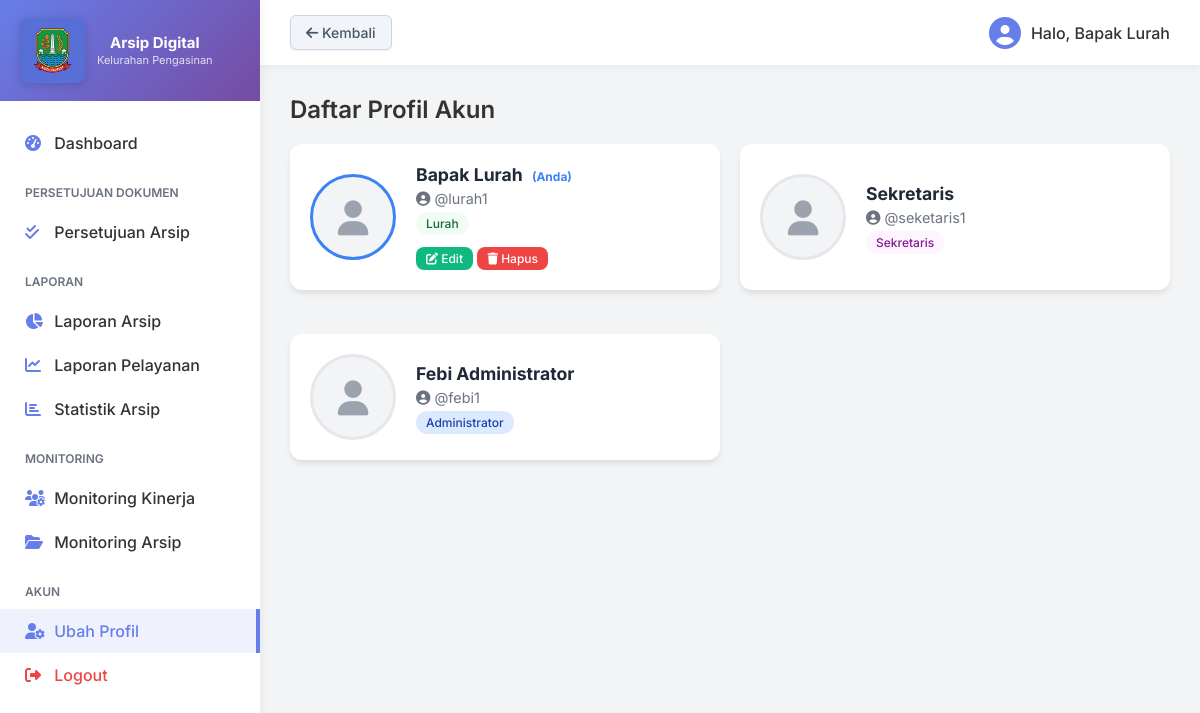
Screenshot of /profil.php (signed in) with the database file from the repository.
### tables this page shows
CREATE TABLE IF NOT EXISTS users (
    id INT AUTO_INCREMENT PRIMARY KEY,
    username VARCHAR(50) NOT NULL UNIQUE,
    password VARCHAR(255) NOT NULL,
    nama VARCHAR(100) NOT NULL,
    foto VARCHAR(255) NULL,
    role ENUM('admin', 'sekretaris', 'lurah') DEFAULT 'admin'
);

### profil.php (the view, shortened to what this page needs)
<?php
include 'header.php';
$query = mysqli_query($conn, "SELECT * FROM users ORDER BY id DESC");
?>
<div class="header-action">
    <h2 class="page-title" style="margin-bottom:0;">Daftar Profil Akun</h2>
</div>
<div class="stats-grid" style="grid-template-columns: repeat(auto-fill, minmax(350px, 1fr)); gap: 20px;">
    <?php if(mysqli_num_rows($query) > 0): ?>
        <?php while($row = mysqli_fetch_assoc($query)): ?>
            <?php
                $foto_raw = !empty($row['foto']) ? 'uploads/profil/' . $row['foto'] : '';
                $foto_display = !empty($row['foto']) ? 'uploads/profil/' . htmlspecialchars($row['foto']) : '';
                $has_foto = !empty($foto_raw) && file_exists($foto_raw);
                $is_current_user = ($row['id'] == $_SESSION['user_id']);
            ?>
            <div class="card" style="display:flex; align-items:center; padding: 20px; gap: 20px; position: relative;">
                <div style="flex-shrink: 0;">
                    <?php if($has_foto): ?>
                        <img src="<?= $foto_display ?>" alt="Profil" style="width: 80px; height: 80px; border-radius: 50%; object-fit: cover; border: 3px solid <?= $is_current_user ? '#3b82f6' : '#e5e7eb' ?>;">
                    <?php else: ?>
                        <div style="width: 80px; height: 80px; border-radius: 50%; background: #f3f4f6; display: flex; align-items: center; justify-content: center; border: 3px solid <?= $is_current_user ? '#3b82f6' : '#e5e7eb' ?>;">
                            <i class="fas fa-user" style="font-size: 35px; color: #9ca3af;"></i>
                        </div>
                    <?php endif; ?>
                </div>
                <div style="flex-grow: 1;">
                    <h3 style="margin: 0 0 5px 0; color: #1f2937; font-size: 1.1rem;">
                        <?= htmlspecialchars($row['nama']) ?>
                        <?php if($is_current_user): ?>
                            <span style="font-size: 12px; color: #3b82f6; margin-left: 5px;">(Anda)</span>
                        <?php endif; ?>
                    </h3>
                    <p style="margin: 0 0 5px 0; color: #6b7280; font-size: 0.9rem;"><i class="fas fa-user-circle"></i> @<?= htmlspecialchars($row['username']) ?></p>
                    <?php
                        if (isset($row['role'])) {
                            if ($row['role'] == 'sekretaris') {
                                $role_display = 'Sekretaris';
                                $role_color = '#fdf4ff';
                                $role_text = '#86198f';
                            } elseif ($row['role'] == 'lurah') {
                                $role_display = 'Lurah';
                                $role_color = '#f0fdf4';
                                $role_text = '#166534';
                            } else {
                                $role_display = 'Administrator';
                                $role_color = '#dbeafe';
                                $role_text = '#1e40af';
                            }
                        } else {
                            $role_display = 'Administrator';
                            $role_color = '#dbeafe';
                            $role_text = '#1e40af';
                        }
                    ?>
                    <span class="badge" style="background: <?= $role_color ?>; color: <?= $role_text ?>; font-size: 0.75rem;"><?= $role_display ?></span>
                    <?php if($is_current_user): ?>
                    <div style="margin-top: 15px;">
                        <a href="edit_profil.php?id=<?= $row['id'] ?>" class="btn" style="padding: 4px 10px; font-size: 12px; background: #10b981;"><i class="fas fa-edit"></i> Edit</a>
                        <a href="hapus_profil.php?id=<?= $row['id'] ?>" onclick="return confirm('Yakin ingin menghapus akun Anda sendiri? Anda akan otomatis logout setelah ini.');" class="btn" style="padding: 4px 10px; font-size: 12px; background: #ef4444;"><i class="fas fa-trash"></i> Hapus</a>
                    </div>
                    <?php endif; ?>
                </div>
            </div>
        <?php endwhile; ?>
    <?php else: ?>
        <div class="card" style="grid-column: 1 / -1; text-align: center; padding: 40px;">
            <p style="color: #6b7280;">Belum ada akun terdaftar.</p>
        </div>
    <?php endif; ?>
</div>
<?php include 'footer.php'; ?>

### assets/css/style.css (style rules this page uses)
:root { --primary: #667eea; --secondary: #764ba2; --text-main: #333333; --text-muted: #6b7280; --bg-body: #f3f4f6; --bg-sidebar: #ffffff; --sidebar-width: 260px; --border-color: #e5e7eb; }
body { margin: 0; font-family: 'Inter', sans-serif; background-color: var(--bg-body); color: var(--text-main); }
.card { background: white; border-radius: 12px; padding: 24px; box-shadow: 0 4px 6px -1px rgba(0, 0, 0, 0.1); margin-bottom: 24px; }
.page-title { margin-top: 0; margin-bottom: 24px; color: var(--text-main); font-weight: 600; }
.stats-grid { display: grid; grid-template-columns: repeat(auto-fit, minmax(250px, 1fr)); gap: 20px; }
.badge { padding: 4px 10px; border-radius: 20px; font-size: 12px; font-weight: 500; background: #e0e7ff; color: #4f46e5; }
.btn { display: inline-block; padding: 10px 20px; background: var(--primary); color: white; text-decoration: none; border-radius: 8px; font-weight: 500; border: none; cursor: pointer; transition: all 0.3s; }
.header-action { display: flex; justify-content: space-between; align-items: center; margin-bottom: 20px; }

### rows the page displays
users: nama "Bapak Lurah", shows "(Anda)", username "lurah1", role "Lurah"
users: nama "Sekretaris", username "seketaris1", role "Sekretaris"
users: nama "Febi Administrator", username "febi1", role "Administrator"

### other values shown
$_SESSION['nama'] "Bapak Lurah"
